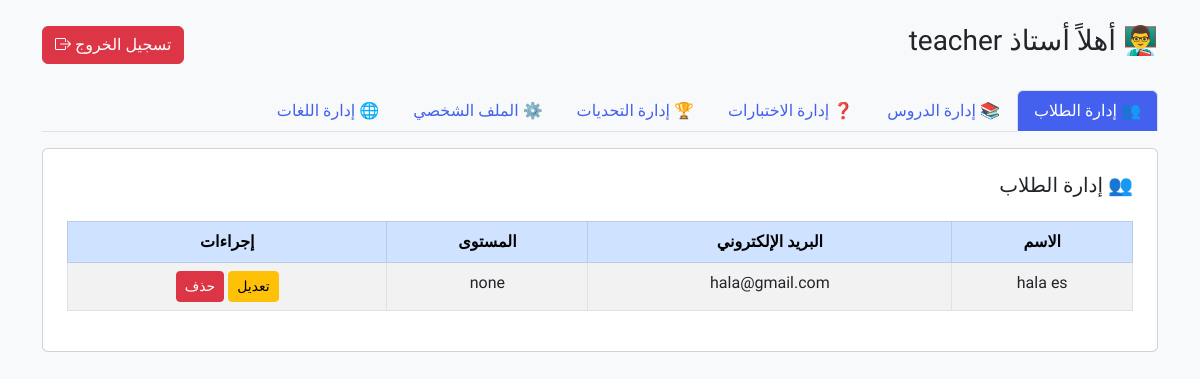
The app's page /teacher_dashboard.php (signed in) with its own data.
### tables this page shows
CREATE TABLE `users` (
  `id` int(11) NOT NULL,
  `name` varchar(100) NOT NULL,
  `email` varchar(100) NOT NULL,
  `password` varchar(255) NOT NULL,
  `role` enum('teacher','student') NOT NULL,
  `created_at` timestamp NOT NULL DEFAULT current_timestamp(),
  `level` enum('none','beginner','intermediate','advanced') DEFAULT 'none'
);

### teacher_sections/students.php (the view, shortened to what this page needs)
<?php
$host = "localhost";
$user = "root";
$pass = "";
$dbname = "learning_platform";
$conn = new mysqli($host, $user, $pass, $dbname);
$sql = "SELECT id, name, email, level FROM users WHERE role = 'student'";
$result = $conn->query($sql);
?>
<div class="card p-4">
    <h5 class="mb-4">👥 إدارة الطلاب</h5>
    <?php if ($result->num_rows > 0): ?>
        <table class="table table-bordered table-striped">
            <thead class="table-primary text-center">
                <tr>
                    <th>الاسم</th>
                    <th>البريد الإلكتروني</th>
                    <th>المستوى</th>
                    <th>إجراءات</th>
                </tr>
            </thead>
            <tbody class="text-center">
                <?php while($row = $result->fetch_assoc()): ?>
                    <tr>
                        <td><?= htmlspecialchars($row['name']) ?></td>
                        <td><?= htmlspecialchars($row['email']) ?></td>
                        <td><?= htmlspecialchars($row['level']) ?></td>
                        <td>
                            <a href="?section=edit_student&id=<?= $row['id'] ?>" class="btn btn-sm btn-warning">تعديل</a>
                            <a href="teacher_sections/delete_student.php?id=<?= $row['id'] ?>" class="btn btn-sm btn-danger" onclick="return confirm('هل أنت متأكد من الحذف؟')">حذف</a>
                        </td>
                    </tr>
                <?php endwhile; ?>
            </tbody>
        </table>
    <?php else: ?>
        <p>لا يوجد طلاب مسجلين حالياً.</p>
    <?php endif; ?>
</div>

### teacher_dashboard.php (style rules this page uses)
body { font-family: 'Tajawal', sans-serif; background-color: #f4f6f9; }
body { font-family: 'Tajawal', sans-serif; background: #f8f9fa; }

### records on screen
users: name "hala es", email "hala@gmail.com", level "none"

### other values on screen
$name "teacher"
